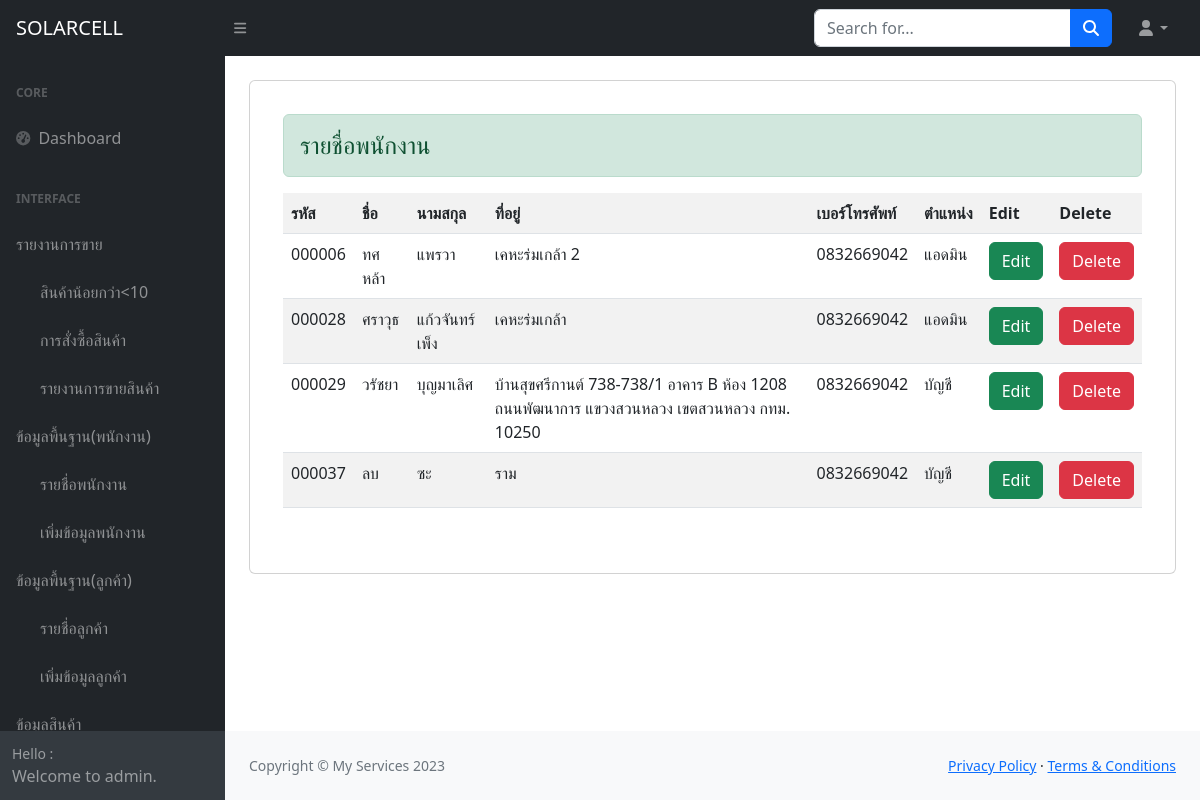
/admin/show_employee.php (signed in), run on the app's committed database.
### tables this page shows
CREATE TABLE `tb_employee` (
  `id` int(6) UNSIGNED ZEROFILL NOT NULL COMMENT 'รหัสสมาชิก',
  `name` varchar(30) NOT NULL COMMENT 'ชื่อ',
  `lastname` varchar(30) NOT NULL COMMENT 'นามสกุล',
  `address` text NOT NULL COMMENT 'ที่อยู่',
  `telephone` varchar(10) NOT NULL COMMENT 'เบอร์โทรศัพท์',
  `position` text NOT NULL COMMENT 'ตำแหน่ง',
  `username` varchar(10) NOT NULL COMMENT 'Username',
  `password` varchar(128) NOT NULL COMMENT 'Password'
);

### admin/show_employee.php (the view, shortened to what this page needs)
<?php include 'condb.php';?>
<!DOCTYPE html>
<html lang="en">
    <head>
        <link href="https://cdn.jsdelivr.net/npm/simple-datatables@7.1.2/dist/style.min.css" rel="stylesheet" />
        <link href="css/styles.css" rel="stylesheet" />
    </head>
    <body class="sb-nav-fixed">
       <?php include 'menu1.php'; ?>
            <div id="layoutSidenav_content">
                <main>
                    <div class="container-fluid px-4">
                        <div class="card mb-4 mt-4">
                            <div class="card-header alert">
                            <div class="card-body">
        <div class="row">
                            <form method="POST" action="insert_employee.php">
        <div class="alert alert-success h4" role="alert">
 รายชื่อพนักงาน
</div>
<table class="table table-striped">
    <tr>
    <th>รหัส</th>
    <th>ชื่อ</th>
    <th>นามสกุล</th>
    <th>ที่อยู่</th>
    <th>เบอร์โทรศัพท์</th>
    <th>ตำแหน่ง</th>
    <th>Edit</th>
    <th>Delete</th>
    </tr>
<?php
$sql = "SELECT * FROM tb_employee";
$result=mysqli_query($conn,$sql);
while($row=mysqli_fetch_array($result)){
?>
    <tr>
    <td><?=$row["id"]?></td>
    <td><?=$row["name"]?></td>
    <td><?=$row["lastname"]?></td>
    <td><?=$row["address"]?></td>
    <td><?=$row["telephone"]?></td>
    <td><?=$row["position"]?></td>
    <td><a href="edit_employee.php?id=<?=$row["id"]?>" class="btn btn-success" >Edit</a></td>
    <td><a href="delete_employee.php?id=<?=$row["id"]?>" class="btn btn-danger" onclick="Del(this.href);return false;">Delete</a></td>
</tr>
<?php
}
?>
</table>
</body>
</html>
                <?php include 'footer.php'; ?>
    </body>
</html>

### data on the page
tb_employee: id "000006", name "ทศหล้า", lastname "แพรวา", address "เคหะร่มเกล้า 2", telephone "0832669042", position "แอดมิน"
tb_employee: id "000028", name "ศราวุธ", lastname "แก้วจันทร์เพ็ง", address "เคหะร่มเกล้า", telephone "0832669042", position "แอดมิน"
tb_employee: id "000029", name "วรัชยา", lastname "บุญมาเลิศ", address "บ้านสุขศรีกานต์ 738-738/1 อาคาร B ห้อง 1208 ถนนพัฒนาการ แขวงสวนหลวง เขตสวนหลวง กทม. 10250", telephone "0832669042", position "บัญชี"
tb_employee: id "000037", name "ลบ", lastname "ซะ", address "ราม", telephone "0832669042", position "บัญชี"
